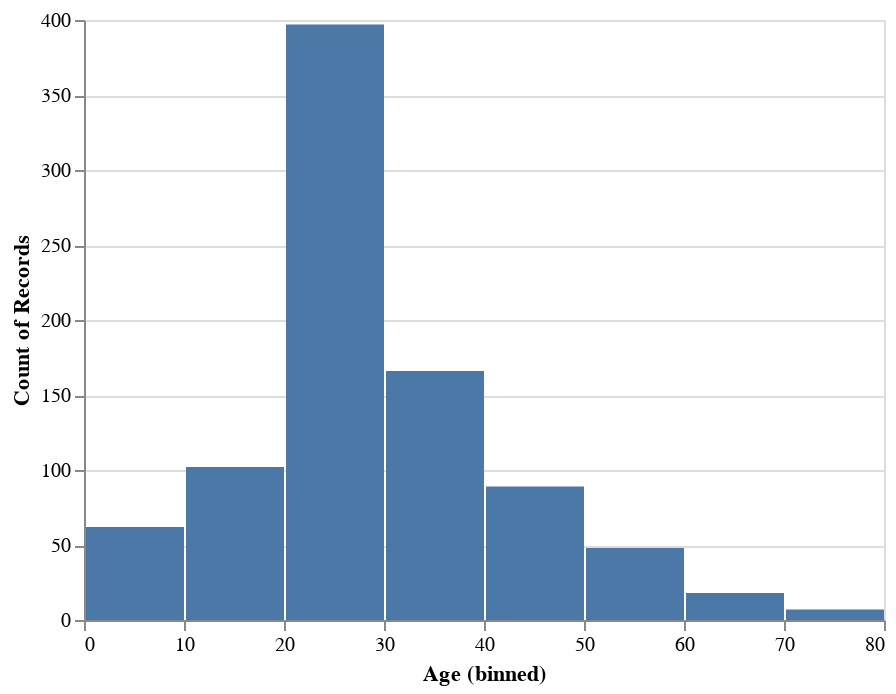

Source (notebook cell):
### Code cell
source = df_final[df_final['flag']==1]

alt.Chart(source).mark_bar().encode(
    alt.X("Age:Q", bin=True),
    y='count()',
)

### Figure 1 — Vega-Lite specification as saved in the notebook (floating-point values rounded to 4 significant figures; data arrays with more than 128 entries replaced by an {"elided": "..."} marker saying what was removed)
{"config": {"view": {"continuousWidth": 400, "continuousHeight": 300}}, "data": {"name": "data-27fa1eb641f76e02af1e42bcd728fdbb"}, "mark": "bar", "encoding": {"x": {"type": "quantitative", "bin": true, "field": "Age"}, "y": {"type": "quantitative", "aggregate": "count"}}, "$schema": "https://vega.github.io/schema/vega-lite/v4.8.1.json", "datasets": {"data-27fa1eb641f76e02af1e42bcd728fdbb": {"elided": "889 records"}}}
